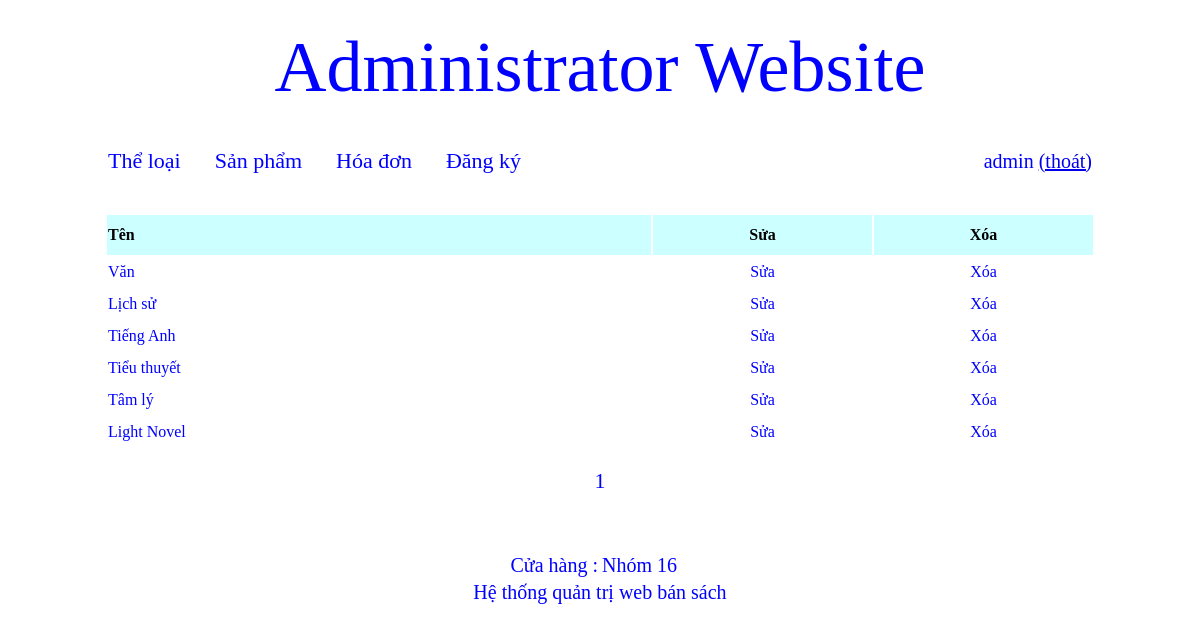
/quan_tri/index.php?thamso=quan_ly_the_loai (signed in), run on the app's committed database.
### tables this page shows
CREATE TABLE `menu_doc` (
  `id` int(11) NOT NULL,
  `ten` varchar(256) NOT NULL
);

### quan_tri/chuc_nang/the_loai/quan_ly_the_loai.php (the view, shortened to what this page needs)
<?php
	$so_dong_tren_mot_trang=20;
	$tv="select count(*) from menu_doc";
	$tv_1=mysqli_query($conn, $tv);
	$tv_2=mysqli_fetch_array($tv_1);
	$so_trang=ceil($tv_2[0]/$so_dong_tren_mot_trang);
	$vtbd=($_GET['trang']-1)*$so_dong_tren_mot_trang;
	$tv="select * from menu_doc order by id limit $vtbd,$so_dong_tren_mot_trang";
	$tv_1=mysqli_query($conn, $tv);
?>
<table width="990px" class="tb_a1" >
	<tr style="background:#CCFFFF;height:40px;" >
		<td width="550px" ><b>Tên</b></td>
		<td align="center" width="220px" ><b>Sửa</b></td>
		<td align="center" width="220px" ><b>Xóa</b></td>
	</tr>
	<?php
		while($tv_2=mysqli_fetch_array($tv_1))
		{
			$id=$tv_2['id'];
			$ten=$tv_2['ten'];
			$link_sua="?thamso=sua_the_loai&id=".$id."&trang=".$_GET['trang'];
			$link_xoa="?xoa_the_loai=co&id=".$id;
			?>
				<tr class="a_1" >
					<td>
						<a href="<?php echo $link_sua; ?>" class="lk_a1" ><?php echo $ten; ?></a>
					</td>
					<td align="center" >
						<a href="<?php echo $link_sua; ?>" class="lk_a1" >Sửa</a>
					</td>
					<td align="center" >
						<a href="<?php echo $link_xoa; ?>" class="lk_a1" >Xóa</a>
					</td>
				</tr>
			<?php
		}
	?>
	<tr>
		<td colspan="3" align="center" >
			<br>
			<?php
				for($i=1;$i<=$so_trang;$i++)
				{
					$link_phan_trang="?thamso=quan_ly_the_loai&trang=".$i;
					echo "<a href='$link_phan_trang' class='phan_trang' >";
						echo $i;
					echo "</a> ";
				}
			?>
			<br><br>
		</td>
	</tr>
</table>

### quan_tri/giao_dien/giao_dien.css (style rules this page uses)
table.tb_a1 tr.a_1 { height:30px; }
a.lk_a1 { text-decoration:none;color:blue; }
a.phan_trang { text-decoration:none;color:blue;font-size:22px; }

### data on the page
menu_doc: ten "Văn"
menu_doc: ten "Lịch sử"
menu_doc: ten "Tiếng Anh"
menu_doc: ten "Tiểu thuyết"
menu_doc: ten "Tâm lý"
menu_doc: ten "Light Novel"

### other printed values
$_SESSION['ky_danh'] "admin"
